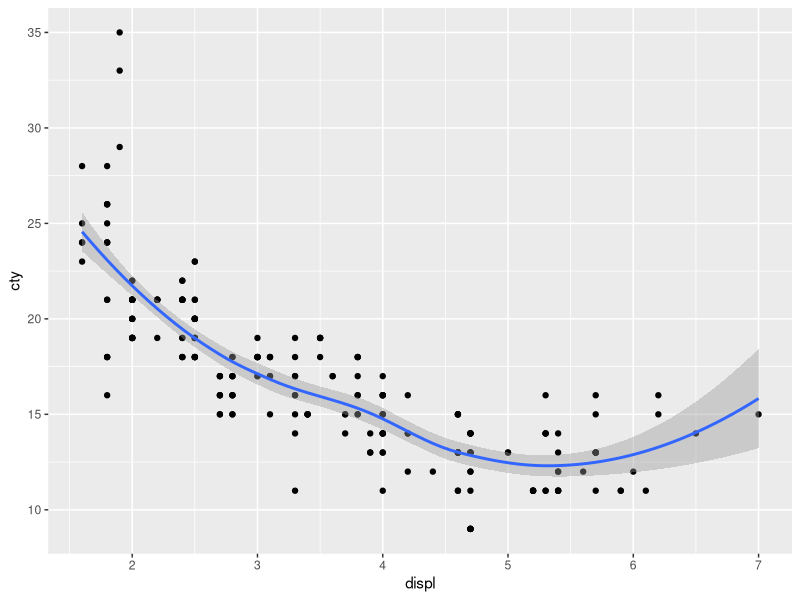
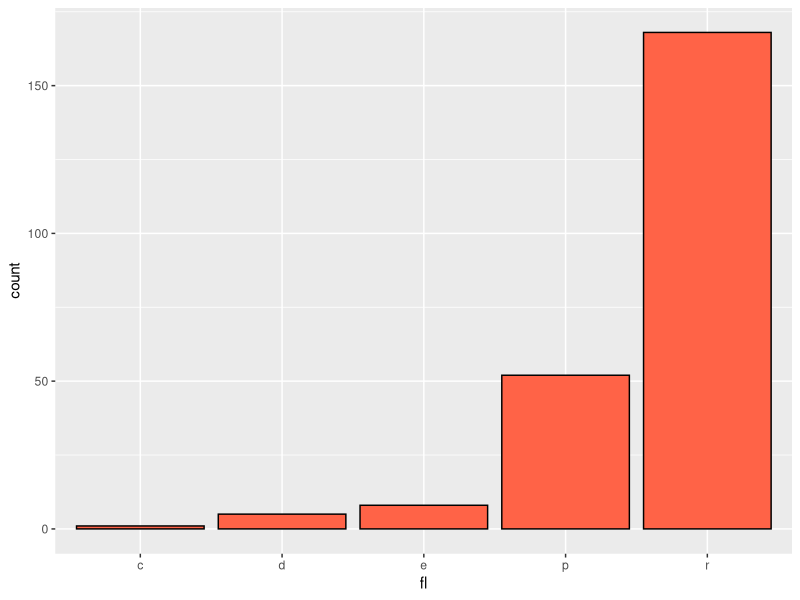
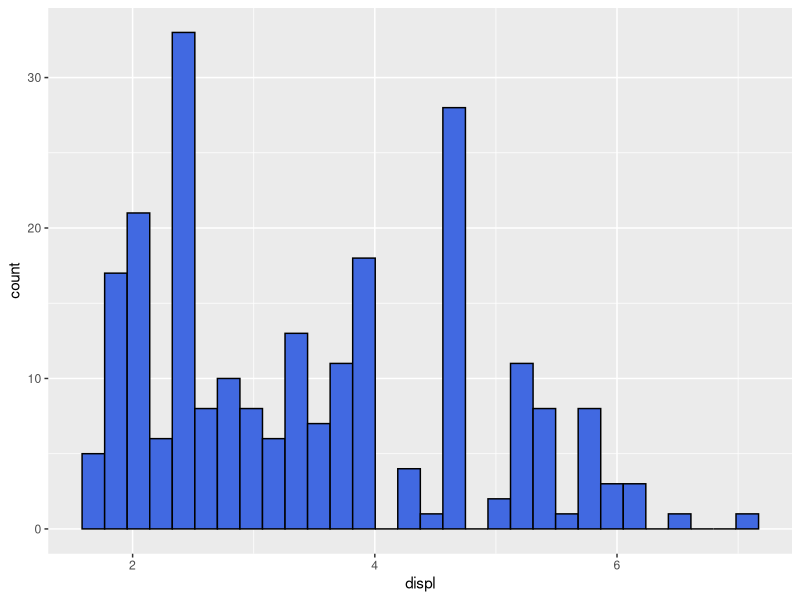
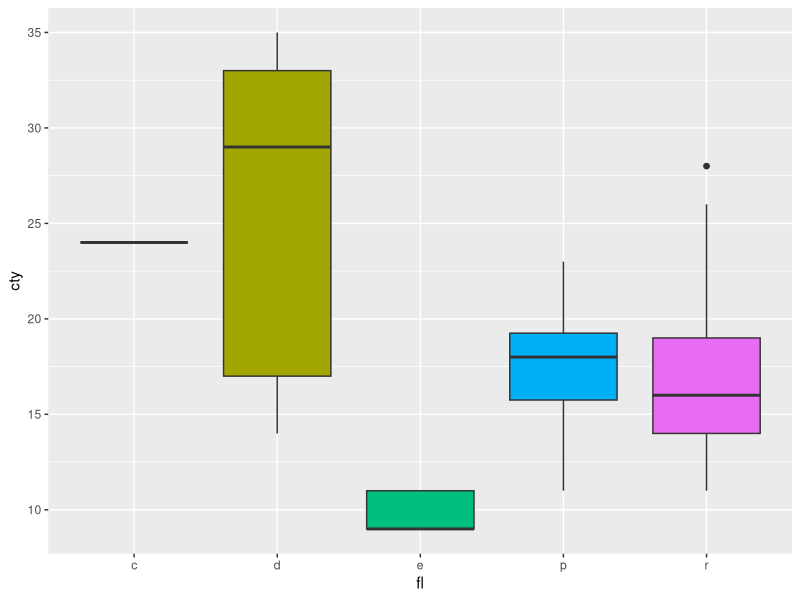
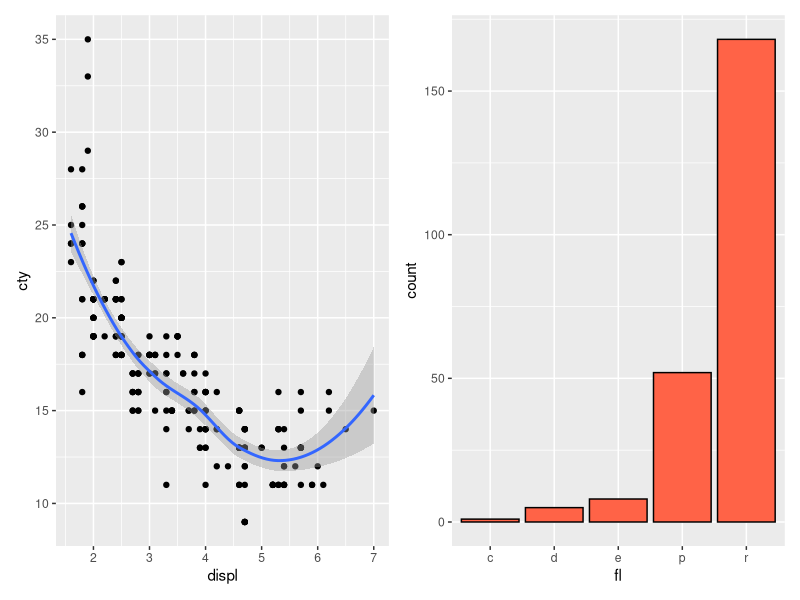
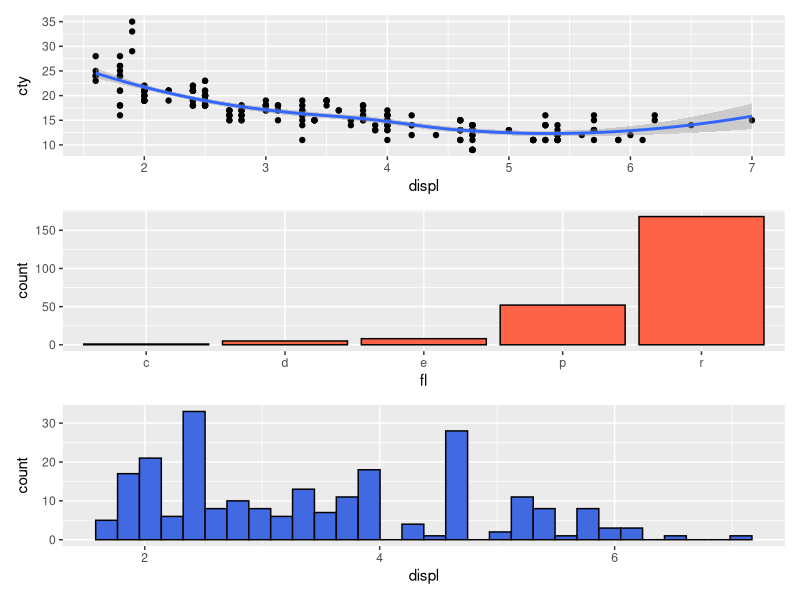
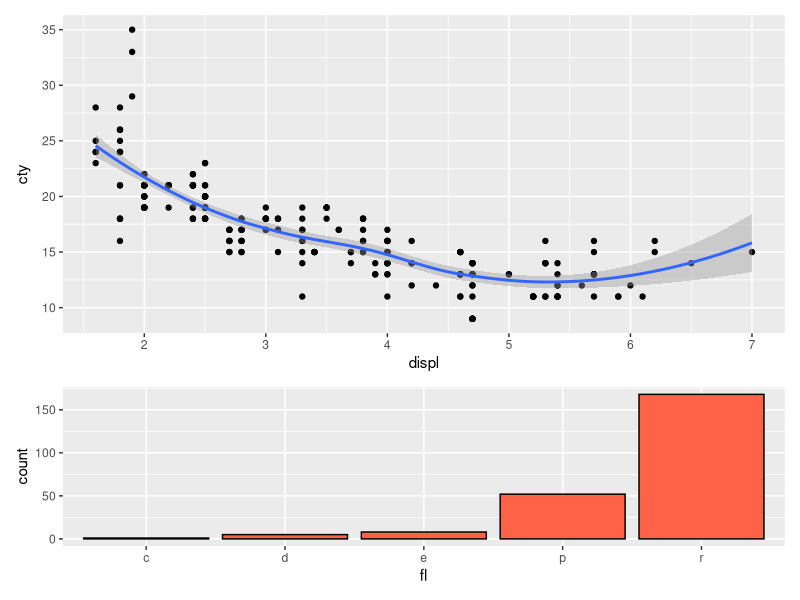
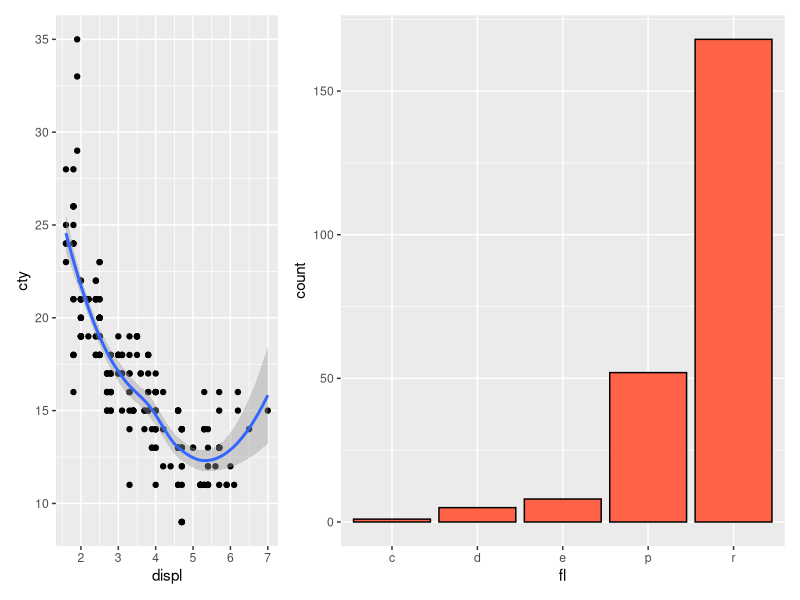

R code for these plots, in order:

## BIOL6100 - Class 20b
## Isabelle Smith
## Apr. 1, 2025

## - - - - - - -

## ggplot iii

## - - - - - - -



library(ggplot2)
library(ggthemes)
library(patchwork)


d <- mpg # use built in mpg data frame





##Plotting multiple panel graphs with patchwork
## - - - - - - -

g1 <- ggplot(data=d) +
  aes(x=displ,y=cty) + 
  geom_point() + 
  geom_smooth()
print(g1)


g2 <- ggplot(data=d) +
  aes(x=fl) +
  geom_bar(fill="tomato",color="black")+ 
  theme(legend.position="none")
print(g2)


g3 <- ggplot(data=d) +
  aes(x=displ) + 
  geom_histogram(fill="royalblue",
                 color="black")
print(g3)


g4 <- ggplot(data=d) +
  aes(x=fl,y=cty,fill=fl) + 
  geom_boxplot() + 
  theme(legend.position="none")

print(g4)


# place two plots horizontally
g1 + g2


# place 3 plots vertically
g1 + g2 + g3 + plot_layout(ncol=1)


# change relative area of each plot
g1 + g2 + plot_layout(ncol=1,heights=c(2,1))


g1 + g2 + plot_layout(ncol=2,widths=c(1,2))


# add a spacer plot 
g1 + plot_spacer() + g2


# use nested layouts
g1 + {
  g2 + {
    g3 +
      g4 +
      plot_layout(ncol=1)
  }
} +
  plot_layout(ncol=1)


# - operator for subtrack placement
g1 + g2 - g3 + plot_layout(ncol=1)


# / and | for intuitive layouts
(g1 | g2 | g3)/g4


# Add title, etc. to a patchwork
g1 + g2 + plot_annotation('This is a title', 
                          caption = 'made with patchwork')


# Change styling of patchwork elements
g1 + g2 +
  plot_annotation(
    title = 'This is a title',
    caption = 'made with patchwork',
    theme = theme(plot.title = element_text(size = 16))
  )


# Add tags to plots
g1 / (g2 | g3) +
  plot_annotation(tag_levels = 'A')

## - - - - - - -





## Swapping axis orientation for multipanel plot
## - - - - - - -

g3a <- g3 + scale_x_reverse()
g3b <- g3 + scale_y_reverse() 
g3c <- g3 + scale_x_reverse() + scale_y_reverse()

(g3 | g3a)/(g3b | g3c)


(g3 + coord_flip() | g3a + coord_flip())/(g3b + coord_flip() | g3c + coord_flip())


# ggsave(filename="MyPlot.pdf",
#        plot=g3,
#        device="pdf",
#        width=20,
#        height=20,
#        units="cm",
#        dpi=300)

## - - - - - - -





## Basic mapping of aesthetic variables
## - - - - - - -

# mapping of a discrete variable to point color
m1 <- ggplot(data=mpg) + 
  aes(x=displ,y=cty,color=class) +
  geom_point(size=3) 
print(m1)


# mapping of a discrete variable to point shape (<= 6)
m1 <- ggplot(data=mpg) + 
  aes(x=displ,y=cty,shape=class) + 
  geom_point(size=3) 
print(m1)


# mapping of a discrete variable to point size (not advised)
m1 <- ggplot(data=mpg) +
  aes(x=displ,y=cty,size=class) + 
  geom_point() 
print(m1)


# mapping a continuous variable to point size 
m1 <- ggplot(data=mpg) + 
  aes(x=displ,y=cty,size=hwy) + 
  geom_point() 
print(m1)


## ~ ~ ~ ~ ~ ~ ~
ggplot(data=mpg) + 
  aes(x=hwy,y=cty,size=cyl) + 
  geom_point()
## ~ ~ ~ ~ ~ ~ ~


# mapping a continuous variable to point color
m1 <- ggplot(data=mpg) + 
  aes(x=displ,y=cty,color=hwy) + 
  geom_point(size=5) 
print(m1)


# mapping two variables to different aesthetics
m1 <- ggplot(data=mpg) + aes(x=displ,y=cty,shape=class,color=hwy) + 
  geom_point(size=5) 
print(m1)


## ~ ~ ~ ~ ~ ~ ~
ggplot(data=mpg) + 
  aes(x=hwy,y=cty,size=cyl, color=fl) + 
  geom_point()
## ~ ~ ~ ~ ~ ~ ~


# use shape for smaller number of categories
m1 <- ggplot(data=mpg) + aes(x=displ,y=cty,shape=drv,color=fl) +  
  geom_point(size=5)  
# use all 3 (size, shape, color) to indicate 5 attributes!
m1 <- ggplot(data=mpg) +
  aes(x=displ,
      y=cty,
      shape=drv,
      color=fl,
      size=hwy) + 
  geom_point()
print(m1)


## ~ ~ ~ ~ ~ ~ ~
ggplot(data=mpg) + 
  aes(x=hwy,y=cty,shape=as.factor(cyl), color=fl) + 
  geom_point(size=3)
## ~ ~ ~ ~ ~ ~ ~


# mapping a variable to the same aesthetic in two different geoms
m1 <- ggplot(data=mpg) + 
  aes(x=displ,y=cty,color=drv) + 
  geom_point(size=2) +
  geom_smooth(method="lm")
print(m1)

## - - - - - - -





## Faceting variables for more effective groupings
# - - - - - - -

# basic faceting with variables split by row, column, or both
m1 <- ggplot(data=mpg) + 
  aes(x=displ,y=cty) + 
  geom_point() 

m1 +  facet_grid(class~fl)

## . . . . . . .

